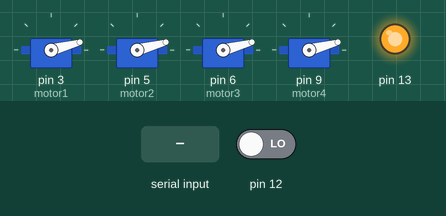
Recording of a sketch running on a simulated Arduino Uno, built with avr-gcc and run on an emulated ATmega328P. Shown: 4 × servo, output pins drawn as LEDs (lit = HIGH). The test bench sets the inputs (shaded band); at power-on: pin 12 LOW. What the sketch prints to the serial monitor is not drawn.

Above: at 2.2 s.
2.3 s: pin 12 driven HIGH
At 3.5 s:
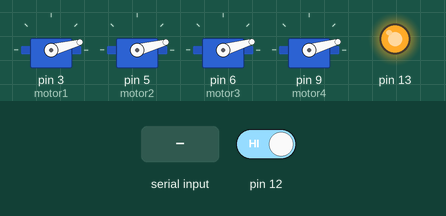
3.8 s: "90,45\n" received over Serial
At 4.7 s:
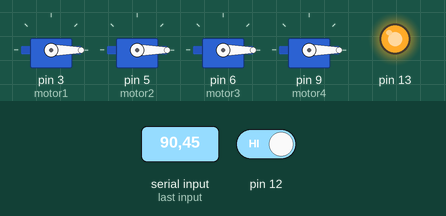
Timing chart, 0 to 6.8 s (numbered marks = the images above; inputs shaded):
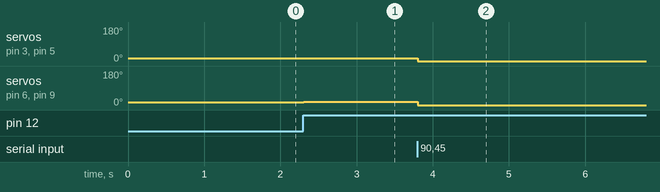

The sketch:

_4MotorTest.ino
```cpp
#include <Servo.h>

Servo motor1;
Servo motor2;
Servo motor3;
Servo motor4;
int mon = 12;
int value = 700;


void arm(){
  motor1.writeMicroseconds(700);
  motor2.writeMicroseconds(700);
  motor3.writeMicroseconds(700);
  motor4.writeMicroseconds(700);
  delay(1000);
}

void setup() {
  // put your setup code here, to run once:
  motor1.attach(3);
  motor2.attach(5);
  motor3.attach(6);
  motor4.attach(9);
  pinMode(12, INPUT);
  pinMode(13, OUTPUT);
  digitalWrite(13, HIGH);
  Serial.begin(9600);
  arm();
}

// Lift off at 1235

void loop() {
  // put your main code here, to run repeatedly:
  int switchState = digitalRead(12);
  if(switchState == 1){
    motor1.writeMicroseconds(value);
    motor2.writeMicroseconds(value);
    motor3.writeMicroseconds(value + 5);
    motor4.writeMicroseconds(value + 5);
  }
  else{
//    motor1.writeMicroseconds(1180);
    int speed;
    if (value >= 1185){
      speed = value - (value % 5);
      for(speed; speed > 1175; speed -= 5){
        motor1.writeMicroseconds(speed);
        motor2.writeMicroseconds(speed);
        motor3.writeMicroseconds(speed);
        motor4.writeMicroseconds(speed);
        Serial.println(speed);
        delay(100);
      }
      motor1.writeMicroseconds(700);
      motor2.writeMicroseconds(700);
      motor3.writeMicroseconds(700);
      motor4.writeMicroseconds(700);
      value = speed;
    }
  }

  Serial.println(value);
  Serial.println(switchState);

  if(Serial.available())
    value = Serial.parseInt();    // Parse an Integer from Serial
}
```

Measured:
- after the input at 2.3 s, servo on pin 6 (motor3), servo on pin 9 (motor4): 15° → 16° at once
- after the input at 3.8 s, servo on pin 3 (motor1), servo on pin 5 (motor2): 15° → 0° at once; servo on pin 6 (motor3), servo on pin 9 (motor4): 16° → 0° at once
